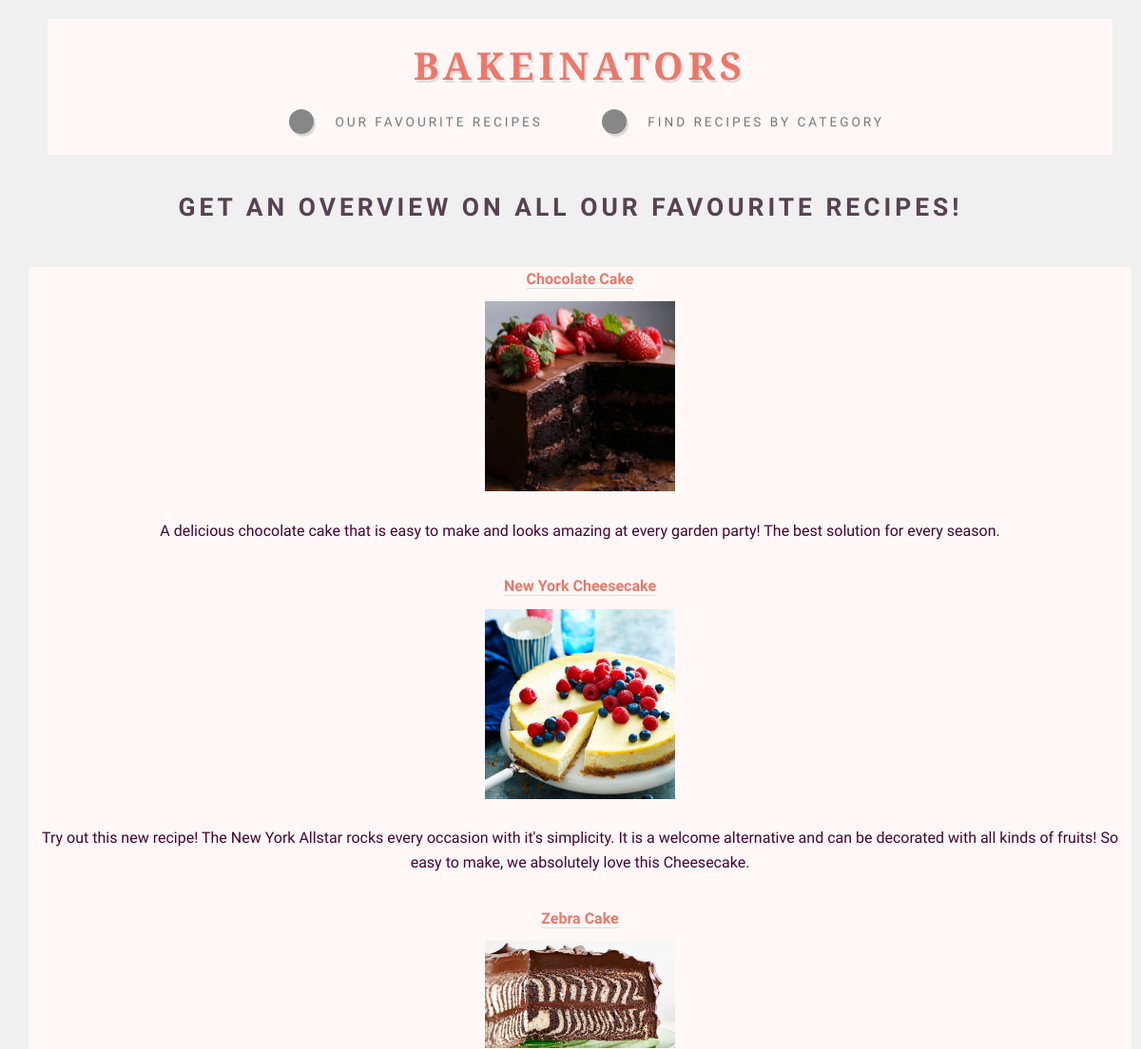
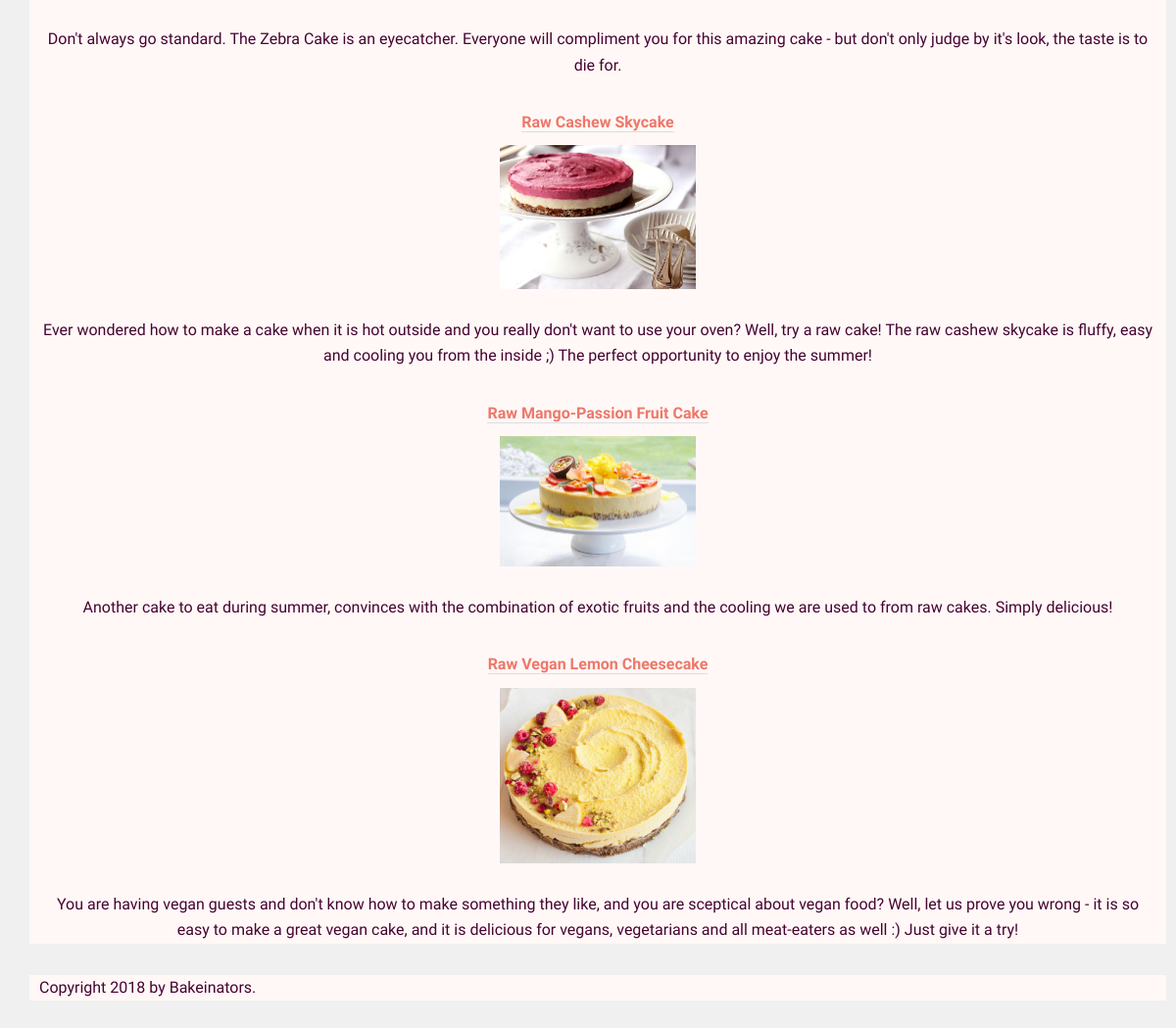
Screenshot of /blog/ with the database file from the repository (2 pictures, top to bottom).
### blog/models.py (models this page shows)
class Blog(object):
    pass

### blog/views.py (the view)
# urls.py: path('blog/', view_posts),
def view_posts(request):
    posts = Blog.objects.all().order_by('posted')
    return render_to_response('view_posts.html', {
        'posts': posts,
      })

### templates/view_posts.html
{% extends 'base.html' %}
{% block content %}
<h2 style="text-align: center; font-weight: bold"> Get an overview on all our favourite recipes! </h2>
<div class="container">
    {% for p in posts %}
        <a href="{% url 'viewp' p.id %}">{{ p.title}}</a> <br>
       <img class="viewImageSmall" src="/static/{{ p.item_photo.url }}">
        <p style="text-align: center">{{ p.description }}</p>
    {% endfor %}
</div>
{% endblock %}

### pictures/static/assets/css/main.css (style rules this page uses)
html, body, div, span, applet, object, iframe, h1, h2, h3, h4, h5, h6, p, blockquote, pre, a, abbr, acronym, address, big, cite, code, del, dfn, em, img, ins, kbd, q, s, samp, small, strike, strong, sub, sup, tt, var, b, u, i, center, dl, dt, dd, ol, ul, li, fieldset, form, label, legend, table, caption, tbody, tfoot, thead, tr, th, td, article, aside, canvas, details, embed, figure, figcaption, footer, header, hgroup, menu, nav, output, ruby, section, summary, time, mark, audio, video { margin: 10px; padding: 0; border: 10px; font-size: 100%; font: inherit; vertical-align: baseline; }
body { line-height: 1; }
body { -webkit-text-size-adjust: none; }
html { box-sizing: border-box; }
*, *:before, *:after { box-sizing: inherit; }
body { background: #f0f0f0; }
body, input, textarea, select { font-family: 'Source Sans Pro'; font-weight: 300; color: #574350; line-height: 1.65em; font-size: 15pt; }
h1, h2, h3, h4, h5, h6 { font-weight: 600; text-transform: uppercase; color: #574350; }
h2 { font-size: 1.65em; font-weight: 400; letter-spacing: 4px; margin: 0 0 1.5em 0; line-height: 1.75em; }
a { -moz-transition: color 0.25s ease-in-out, border-bottom-color 0.25s ease-in-out; -webkit-transition: color 0.25s ease-in-out, border-bottom-color 0.25s ease-in-out; -ms-transition: color 0.25s ease-in-out, border-bottom-color 0.25s ease-in-out; transition: color 0.25s ease-in-out, border-bottom-color 0.25s ease-in-out; color: #ed786a; text-decoration: none; font-weight: bold; border-bottom: solid 1px #ddd; }
p { text-align: justify; margin-bottom: 2em; }
@media screen and (max-width: 1680px) { body, input, textarea, select { font-size: 13pt; } }
@media screen and (max-width: 1280px) { body, input, textarea, select { font-size: 12pt; } }

### pictures/static/assets/css/bakeinator.css (style rules this page uses)
.viewImageSmall { max-width: 200px; }

### templates/base.html (style rules this page uses)
.container { position: static; left: 0; bottom: 0; width:100%; background: #fff8f7; color: #460431; text-align: center; }

### rows the page displays
Blog: title "Chocolate Cake", item_photo (picture), description "A delicious chocolate cake that is easy to make and looks amazing at every garden party! The best solution for every season."
Blog: title "New York Cheesecake", item_photo (picture), description "Try out this new recipe! The New York Allstar rocks every occasion with it's simplicity. It is a welcome alternative and can be decorated with all kinds of fruits! So easy to make, we absolutely love this Cheesecake."
Blog: title "Zebra Cake", item_photo (picture), description "Don't always go standard. The Zebra Cake is an eyecatcher. Everyone will compliment you for this amazing cake - but don't only judge by it's look, the taste is to die for."
Blog: title "Raw Cashew Skycake", item_photo (picture), description "Ever wondered how to make a cake when it is hot outside and you really don't want to use your oven? Well, try a raw cake! The raw cashew skycake is fluffy, easy and cooling you from the inside ;) The perfect opportunity to enjoy the summer!"
Blog: title "Raw Mango-Passion Fruit Cake", item_photo (picture), description "Another cake to eat during summer, convinces with the combination of exotic fruits and the cooling we are used to from raw cakes. Simply delicious!"
Blog: title "Raw Vegan Lemon Cheesecake", item_photo (picture), description "You are having vegan guests and don't know how to make something they like, and you are sceptical about vegan food? Well, let us prove you wrong - it is so easy to make a great vegan cake, and it is delicious for vegans, vegetarians and all meat-eaters as well :) Just give it a try!"
